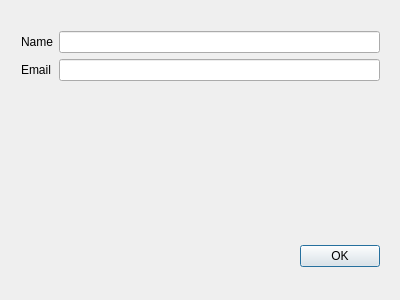
<?xml version="1.0" encoding="UTF-8"?>
<ui version="4.0">
 <class>AddDialog</class>
 <widget class="QDialog" name="AddDialog">
  <property name="geometry">
   <rect>
    <x>0</x>
    <y>0</y>
    <width>400</width>
    <height>300</height>
   </rect>
  </property>
  <property name="windowTitle">
   <string>Add Address</string>
  </property>
  <widget class="QWidget" name="">
   <property name="geometry">
    <rect>
     <x>10</x>
     <y>20</y>
     <width>381</width>
     <height>261</height>
    </rect>
   </property>
   <layout class="QGridLayout" name="gridLayout_2">
    <item row="0" column="0">
     <layout class="QVBoxLayout" name="verticalLayout">
      <item>
       <layout class="QGridLayout" name="gridLayout">
        <item row="0" column="0">
         <widget class="QLabel" name="nameText">
          <property name="text">
           <string>Name</string>
          </property>
         </widget>
        </item>
        <item row="0" column="1">
         <widget class="QLineEdit" name="nameEdit">
          <property name="text">
           <string/>
          </property>
         </widget>
        </item>
        <item row="1" column="0">
         <widget class="QLabel" name="emailText">
          <property name="text">
           <string>Email</string>
          </property>
         </widget>
        </item>
        <item row="1" column="1">
         <widget class="QLineEdit" name="emailEdit">
          <property name="text">
           <string/>
          </property>
         </widget>
        </item>
       </layout>
      </item>
      <item>
       <spacer name="verticalSpacer">
        <property name="orientation">
         <enum>Qt::Vertical</enum>
        </property>
        <property name="sizeHint" stdset="0">
         <size>
          <width>308</width>
          <height>58</height>
         </size>
        </property>
       </spacer>
      </item>
     </layout>
    </item>
    <item row="1" column="0">
     <layout class="QHBoxLayout" name="horizontalLayout">
      <item>
       <spacer name="horizontalSpacer">
        <property name="orientation">
         <enum>Qt::Horizontal</enum>
        </property>
        <property name="sizeHint" stdset="0">
         <size>
          <width>198</width>
          <height>28</height>
         </size>
        </property>
       </spacer>
      </item>
      <item>
       <widget class="QPushButton" name="okButton">
        <property name="text">
         <string>OK</string>
        </property>
       </widget>
      </item>
     </layout>
    </item>
   </layout>
  </widget>
 </widget>
 <layoutdefault spacing="6" margin="11"/>
 <resources/>
 <connections>
  <connection>
   <sender>okButton</sender>
   <signal>clicked()</signal>
   <receiver>AddDialog</receiver>
   <slot>accept()</slot>
   <hints>
    <hint type="sourcelabel">
     <x>372</x>
     <y>267</y>
    </hint>
    <hint type="destinationlabel">
     <x>172</x>
     <y>134</y>
    </hint>
   </hints>
  </connection>
 </connections>
</ui>
